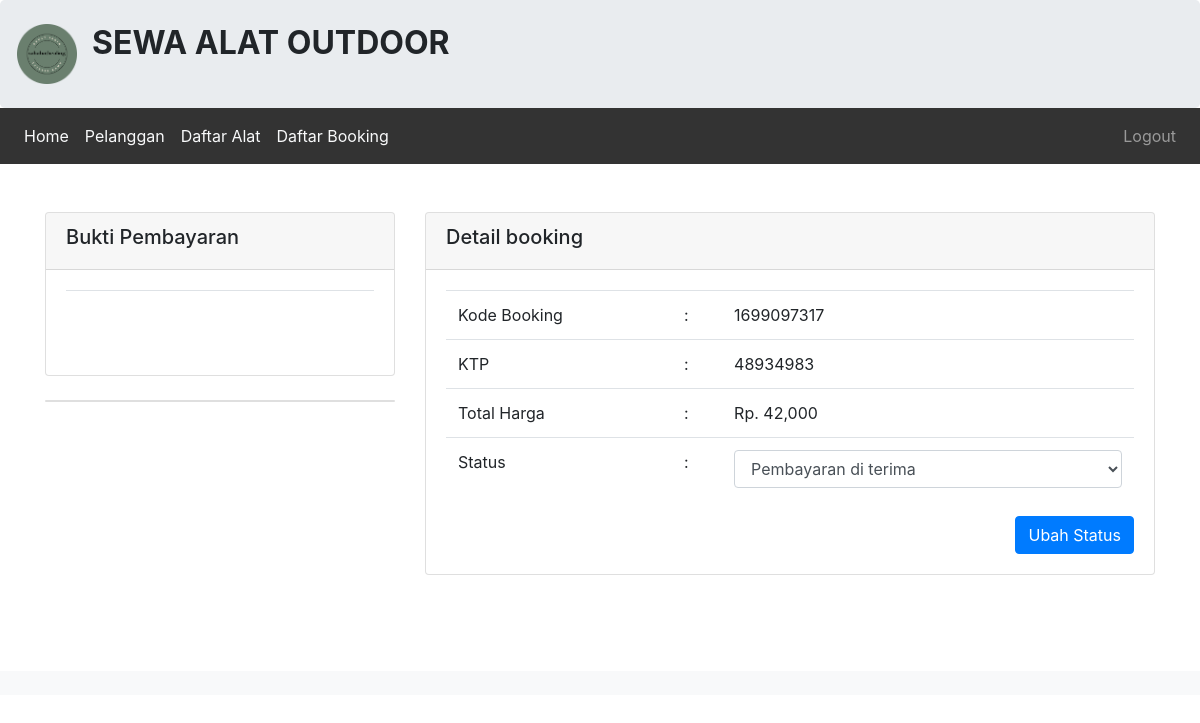
Before: /admin/booking/bayar.php?id=1699097317 (signed in) with the older database file.
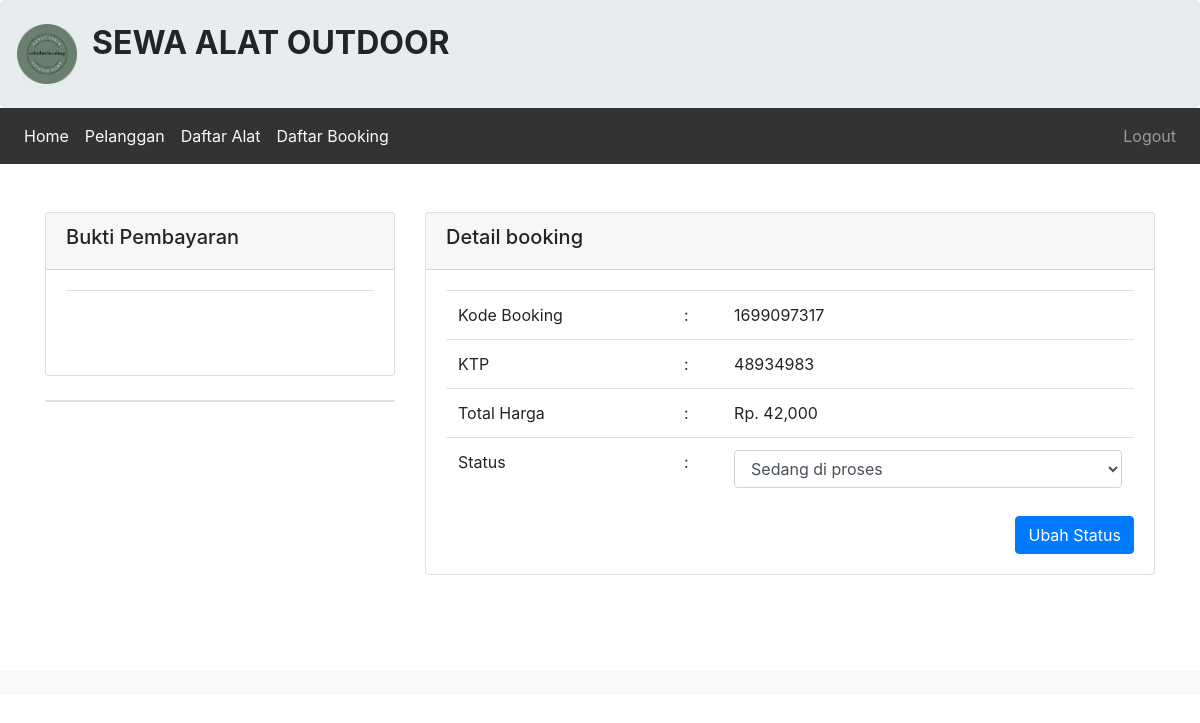
After: the same page with the newer database file.
### tables this page shows
CREATE TABLE `tbl_booking_212303` (
  `212303_id_booking` int(11) NOT NULL,
  `212303_kode_booking` varchar(25) NOT NULL,
  `212303_id_login` int(50) NOT NULL,
  `212303_id_alat` varchar(50) NOT NULL,
  `212303_nama` varchar(50) NOT NULL,
  `212303_alamat` varchar(100) NOT NULL,
  `212303_ktp` varchar(20) NOT NULL,
  `212303_no_telp` varchar(20) NOT NULL,
  `212303_jml_sewa` int(15) NOT NULL,
  `212303_tgl_sewa` date NOT NULL,
  `212303_tgl_kmb` date NOT NULL,
  `212303_total_bayar` int(100) NOT NULL,
  `212303_konfirmasi` varchar(50) NOT NULL,
  `212303_tgl_input` date NOT NULL
);

### admin/booking/bayar.php (the view, shortened to what this page needs)
<?php
include '../header2.php';
include '../../koneksi.php';
$kode_booking = $_GET['id'];
$query = "SELECT * FROM tbl_booking_212303 WHERE 212303_kode_booking = '$kode_booking'";
$hasil = mysqli_query($koneksi, $query);
$isi = mysqli_fetch_assoc($hasil);
$id_booking = $isi['212303_id_booking'];
$query2 = "SELECT * FROM tbl_pembayaran_212303 WHERE 212303_id_booking = '$id_booking'";
$hasil2 = mysqli_query($koneksi, $query2);
$isi2 = mysqli_fetch_assoc($hasil2);
?>
<br>
<br>
<div class="container">
    <div class="row">
        <div class="col-sm-4">
            <div class="card">
                <div class="card-header">
                    <h5> Bukti Pembayaran</h5>
                </div>
                <div class="card-body">
                        <table class="table">
                            <tr>
                                <td><img src="../../images/<?= $isi2['212303_gambar']; ?>" alt="" width="100%"></td>
                            </tr>
                        </table>
                </div>
            </div>
            <br />
            <div class="card">
            </div>
        </div>
        <div class="col-sm-8">
            <div class="card">
                <div class="card-header">
                    <h5> Detail booking</h5>
                </div>
                <div class="card-body">
                    <form method="post" action="proses.php?id=konfirmasi">
                        <table class="table">
                            <tr>
                                <td>Kode Booking </td>
                                <td> :</td>
                                <td><?php echo $isi['212303_kode_booking']; ?></td>
                            </tr>
                            <tr>
                                <td>KTP </td>
                                <td> :</td>
                                <td><?php echo $isi['212303_ktp']; ?></td>
                            </tr>
                            <tr>
                                <td>Total Harga </td>
                                <td> :</td>
                                <td>Rp. <?php echo number_format($isi['212303_total_bayar']); ?></td>
                            </tr>
                            <tr>
                                <td>Status </td>
                                <td> :</td>
                                <td>
                                    <select class="form-control" name="status">
                                        <option <?php if ($isi['212303_konfirmasi'] == 'Sedang di proses') {
                                                    echo 'selected';
                                                } ?>>
                                            Sedang di proses
                                        </option>
                                        <option <?php if ($isi['212303_konfirmasi'] == 'Pembayaran di terima') {
                                                    echo 'selected';
                                                } ?>>
                                            Pembayaran di terima
                                        </option>
                                    </select>
                                </td>
                            </tr>
                        </table>
                        <button type="submit" class="btn btn-primary float-right">
                            Ubah Status
                        </button>
                    </form>
                </div>
            </div>
        </div>
    </div>
</div>
<br>
<br>
<br>
<?php include '../footer.php'; ?>

Changed rows visible on the page:
changed tbl_booking_212303: status "Pembayaran di terima" → "Sedang di proses"
